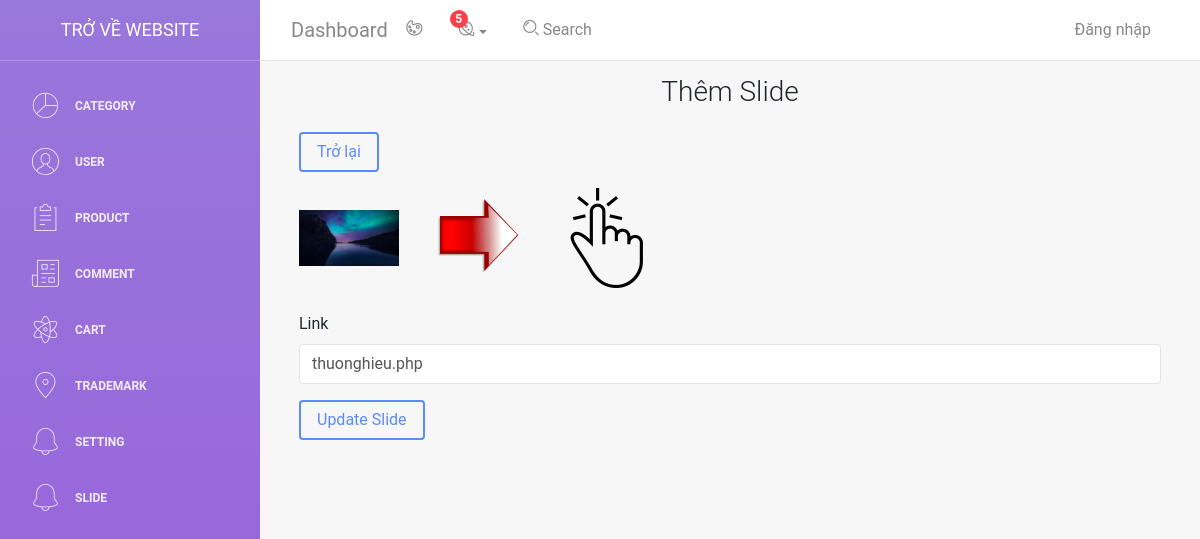
Page /admin/light-bootstrap-dashboard-master/examples/slide_update.php?id=2 on the committed database.
### tables this page shows
CREATE TABLE `slide` (
  `id` int(11) NOT NULL,
  `image` text NOT NULL,
  `link` text NOT NULL,
  `time` datetime NOT NULL
);

### admin/light-bootstrap-dashboard-master/examples/slide_update.php (the view, shortened to what this page needs)
<?php
include 'header.php';
include 'db.php';
?>
<div class="container">
     <?php
     if (isset($_GET['id'])) {
          $id = $_GET['id'];
          $sql_slide = "SELECT * FROM `slide` WHERE `id` = '$id'";
          $result_slide = $conn->query($sql_slide);
          if ($result_slide->num_rows > 0) {
               while ($row_slide = $result_slide->fetch_assoc()) {
                    $image  = $row_slide['image'];
                    $link = $row_slide['link'];
               }
          }
     }
     ?>
     <h3 class="text-center mt-3 mb-3">Thêm Slide</h3>
     <form method="post" action="" class="m-4" enctype="multipart/form-data">
          <a href="slide.php" class="btn btn-primary mb-3">Trở lại</a>
          <div class="mb-3">
               <?php
               echo ' <img class="" width="100px" src="images/slide/' . $image . '" alt="">
          <img class="mx-4" width="100px" src="images/chuyendoi.png" alt="">';
               ?>
               <label for="imgInp1">
                    <img class="" width="100px" src="images/them.png" alt="" id="blah1">
               </label>
          </div>
          <div class="mb-3">
               <label for="exampleInputPassword1" class="form-label">Link</label>
               <input type="text" name="link" required value="<?php echo $link ?>" class="form-control" id="exampleInputexampleInputPassword1">
          </div>
          <button type="submit" class="btn btn-primary" name="update_slide">Update Slide</button>
     </form>
</div>

### rows in the picture
slide: image (picture), link "thuonghieu.php"
